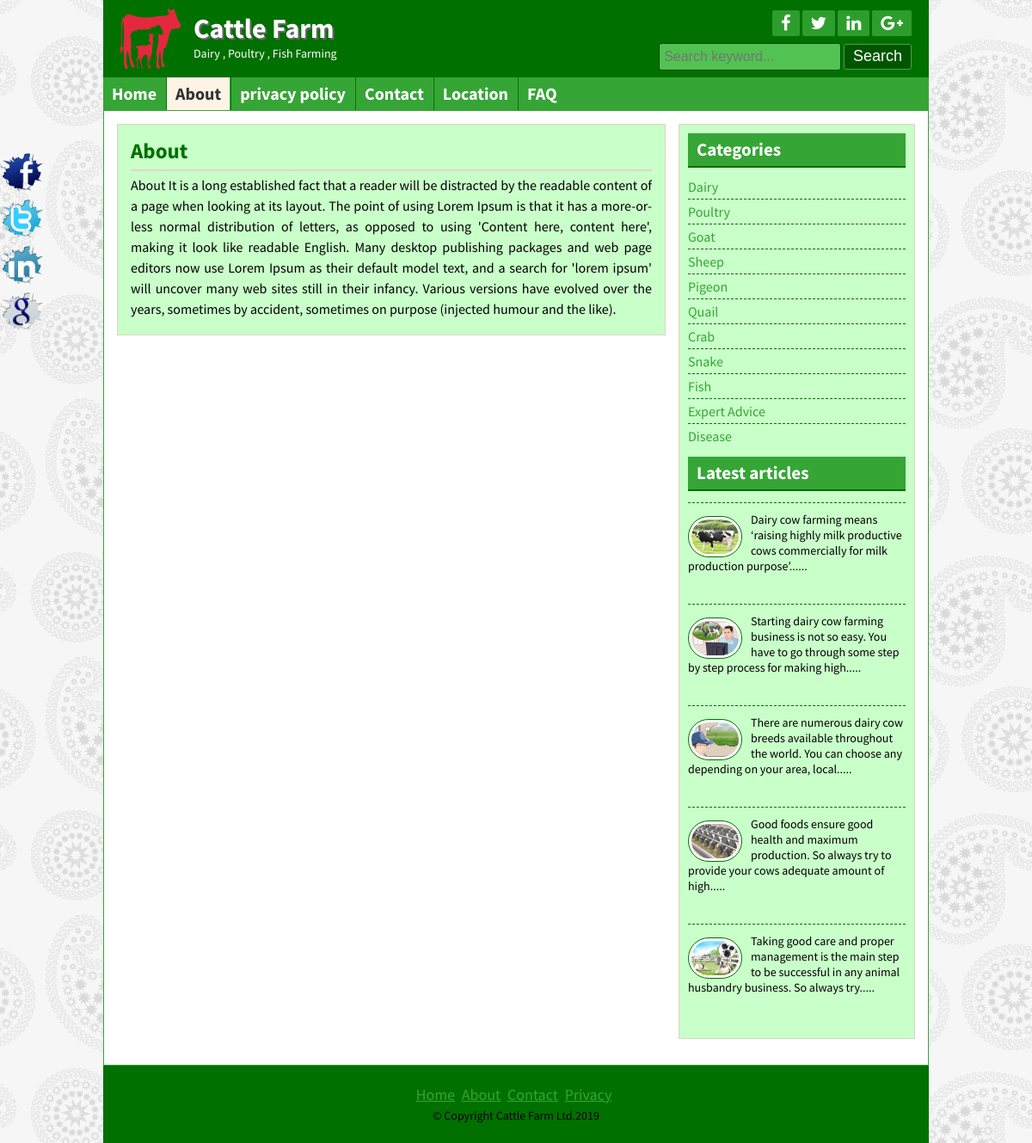
Page /page.php?pageid=1 on the committed database.
### tables this page shows
CREATE TABLE `title_slogan` (
  `id` int(11) NOT NULL,
  `title` varchar(255) NOT NULL,
  `slogan` varchar(255) NOT NULL,
  `logo` varchar(255) NOT NULL
);

CREATE TABLE `tbl_social` (
  `id` int(11) NOT NULL,
  `fb` varchar(255) NOT NULL,
  `tw` varchar(255) NOT NULL,
  `ln` varchar(255) NOT NULL,
  `gp` varchar(255) NOT NULL
);

CREATE TABLE `tbl_page` (
  `id` int(11) NOT NULL,
  `name` varchar(255) NOT NULL,
  `body` text NOT NULL
);

CREATE TABLE `tbl_category` (
  `id` int(11) NOT NULL,
  `name` varchar(50) NOT NULL
);

CREATE TABLE `tbl_post` (
  `id` int(11) NOT NULL,
  `cat` int(11) NOT NULL,
  `title` varchar(255) NOT NULL,
  `body` text NOT NULL,
  `image` varchar(255) NOT NULL,
  `author` varchar(50) NOT NULL,
  `tags` varchar(255) NOT NULL,
  `date` timestamp NOT NULL DEFAULT CURRENT_TIMESTAMP,
  `userid` int(11) NOT NULL
);

CREATE TABLE `tbl_footer` (
  `id` int(11) NOT NULL,
  `note` varchar(255) NOT NULL
);

### lib/Database.php (called while the page is built, shortened)
<?php
Class Database{
	public $host   = DB_HOST;
	public $user   = DB_USER;
	public $pass   = DB_PASS;
	public $dbname = DB_NAME;
	public $link;
	private function connectDB(){
	$this->link = new mysqli($this->host, $this->user, $this->pass, $this->dbname);
 }
	public function select($query){
		$result = $this->link->query($query) or die($this->link->error.__LINE__);
		if($result->num_rows > 0){
			return $result;
		} else {
			return false;
		}
	}
}

### helpers/Format.php (called while the page is built, shortened)
<?php
class Format{
	public function textShorten($text, $limit = 400){
		$text = $text. " ";
		$text = substr($text, 0, $limit);
		$text = substr($text, 0, strrpos($text, ' '));
		$text = $text.".....";
		return $text;
	}
}
?>

### page.php (the view)
<?php include 'inc/header.php'; ?>
<?php
    $pageid = mysqli_real_escape_string($db->link, $_GET['pageid']);
    if(!isset($pageid) || $pageid == NULL) {
		header("Location: 404.php");
    } else {
        $id = $pageid;
    }
 ?>
	<div class="contentsection contemplete clear">
		<div class="maincontent clear">
			<div class="about">
                    <?php
                        $pagequery  = "select * from tbl_page where id='$id'";
                        $pagedetails = $db->select($pagequery);
                        if($pagedetails){
                            while($result = $pagedetails->fetch_assoc()){
                        ?>
				<h2><?php echo $result['name'];?></h2>
					<?php echo $result['body'];?>
	</div>
</div>
<?php } } else { header("Location: 404.php");} ?>
<?php include 'inc/sidebar.php'; ?>
<?php include 'inc/footer.php';  ?>

### inc/header.php (shortened to what this page needs)
<?php include 'lib/Database.php'; ?>
<?php include 'helpers/Format.php'; ?>
<?php
	$db = new Database();
	$fm = new Format();
?>
<!DOCTYPE html>
<html>
<head>
	<?php include 'scripts/css.php'; ?>
</head>
<body>
	<div class="headersection templete clear">
		<a href="#">
			<div class="logo">
	<?php
    	$query = "select * from title_slogan where id='1'";
    	$blog_title = $db->select($query);
    	if($blog_title){
        	while($result = $blog_title->fetch_assoc()){
				?>
				<img src="admin/<?php echo $result['logo'];?>" alt="Logo"/>
				<h2><?php echo $result['title'];?></h2>
				<p><?php echo $result['slogan'];?></p>
			<?php } } ?>
			</div>
		</a>
		<div class="social clear">
			<div class="icon clear">
				<?php
    				$query = "select * from tbl_social where id='1'";
    				$socialmedia = $db->select($query);
    				if($socialmedia){
        				while($result = $socialmedia->fetch_assoc()){
					?>
				<a href="<?php echo $result['fb']; ?>" target="_blank"><i class="fa fa-facebook"></i></a>
				<a href="<?php echo $result['tw']; ?>" target="_blank"><i class="fa fa-twitter"></i></a>
				<a href="<?php echo $result['ln']; ?>" target="_blank"><i class="fa fa-linkedin"></i></a>
				<a href="<?php echo $result['gp']; ?>" target="_blank"><i class="fa fa-google-plus"></i></a>
				<?php } } ?>
			</div>
			<div class="searchbtn clear">
			<form action="search.php" method="GET">
				<input type="text" name="search" placeholder="Search keyword..."/>
				<input type="submit" name="submit" value="Search"/>
			</form>
			</div>
		</div>
	</div>
<div class="navsection templete">
	<?php
		$path = $_SERVER['SCRIPT_FILENAME'];
		$currentpage = basename($path, '.php');
	?>
	<ul>
		<li><a <?php if($currentpage == 'index'){ echo 'id="active"'; }?> href="index.php">Home</a></li>
                                <?php
                                    $query = "select * from tbl_page";
                                    $pages = $db->select($query);
                                    if($pages){
                                        while($result = $pages->fetch_assoc()){
                                    ?>
                                <li><a
                                <?php
                                if(isset($_GET['pageid']) && $_GET['pageid'] == $result['id']){
                                	echo 'id="active"';
                                }
                                ?> href="page.php?pageid=<?php echo $result['id'];?>"><?php echo $result['name'];?></a> </li>
                                <?php } } ?>
		<li><a <?php if($currentpage == 'contact'){ echo 'id="active"'; }?> href="contact.php">Contact</a></li>
		<li><a <?php if($currentpage == 'location'){ echo 'id="active"'; }?> href="location.php">Location</a></li>
		<li><a <?php if($currentpage == 'faq'){ echo 'id="active"'; }?> href="faq.php">FAQ</a></li>
	</ul>
</div>

### inc/sidebar.php
		<div class="sidebar clear">
			<div class="samesidebar clear">
				<h2>Categories</h2>
					<ul>
						<?php
					$query = "select * from tbl_category";
					$category = $db->select($query);
				if($category){
				while ($result = $category->fetch_assoc()){
				?>
						<li><a href="posts.php?category=<?php echo $result['id']; ?>"><?php echo $result['name']; ?></a></li>
						<?php } } else{ ?>
							<li>No Category Created</li>
						<?php } ?>
					</ul>
			</div>
			<div class="samesidebar clear">
				<h2>Latest articles</h2>
					<?php
					$query = "select * from tbl_post limit 5";
					$post = $db->select($query);
				if($post){
				while ($result = $post->fetch_assoc()){
				?>
					<div class="popular clear">
						<h3><a href="post.php?id=<?php echo $result['id']; ?>"><a href="post.php?id=<?php echo $result['title']; ?>"></a></h3>
						<a href="post.php?id=<?php echo $result['id']; ?>">
							<img src="admin/<?php echo $result['image']; ?>" alt="post image"/>
						</a>
						 <?php echo $fm->textShorten($result['body'], 125); ?>
					</div>
		<?php } } else { header("Location: 404.php");} ?>
	</div>
</div>

### inc/footer.php (shortened to what this page needs)
</div>
	<div class="footersection templete clear">
	  <div class="footermenu clear">
		<ul>
			<li><a href="#">Home</a></li>
			<li><a href="#">About</a></li>
			<li><a href="#">Contact</a></li>
			<li><a href="#">Privacy</a></li>
		</ul>
	  </div>
            <?php
                $query = "select * from tbl_footer where id='1'";
                $footernote = $db->select($query);
                if($footernote){
                    while($result = $footernote->fetch_assoc()){
                ?>
	  <p>&copy; <?php echo $result['note']; ?><?php echo date('Y');?></p>
      <?php } } ?>
	</div>
	<div class="fixedicon clear">
				<?php
    				$query = "select * from tbl_social where id='1'";
    				$socialmedia = $db->select($query);
    				if($socialmedia){
        				while($result = $socialmedia->fetch_assoc()){
					?>
		<a href="<?php echo $result['fb']; ?>" target="_blank"><img src="images/fb.png" alt="Facebook"/></a>
		<a href="<?php echo $result['tw']; ?>" target="_blank"><img src="images/tw.png" alt="Twitter"/></a>
		<a href="<?php echo $result['ln']; ?>" target="_blank"><img src="images/in.png" alt="LinkedIn"/></a>
		<a href="<?php echo $result['gp']; ?>" target="_blank"><img src="images/gl.png" alt="GooglePlus"/></a>
		<?php } } ?>
	</div>
</body>
</html>

### style.css (style rules this page uses)
* { margin:0;padding:0;outline:0 }
body { font-family: 'Source Sans Pro', sans-serif;font-size:14px;line-height:18px;color:#000;background:url(images/bg.png)repeat fixed 0 0 #fff; }
.templete { width:960px;margin:0 auto; }
.contemplete { margin: 0 auto; width: 928px; }
.clear { overflow:hidden; }
input[type="text"], input[type="email"] { border: 1px solid #cfc5b6; border-radius: 3px; margin-bottom: 5px; padding: 5px; width: 300px; }
input[type="submit"] { background: #b7801c none repeat scroll 0 0; border: 1px solid #e6af4b; color: #fff; cursor: pointer; font-size: 20px; padding: 1px 10px; }
.headersection { background: #ca932f none repeat scroll 0 0; color: #fff; }
.logo { float: left; width: 580px; }
.logo img { float: left; margin-right: 15px; padding-bottom: 10px; padding-left: 20px; padding-top: 10px; width: 70px; }
.logo h2 { color: #fff; font-size: 32px; margin-bottom: 11px; margin-top: 24px; text-shadow: 2px 2px 0 #666; }
.logo p { color:#fff; }
.social { float: right; margin-right: 20px; margin-top: 12px; text-align: right; width: 360px; }
.icon { float: right; }
.icon a { background: #a56e0a none repeat scroll 0 0; border-radius: 2px; color: #fff; display: block; float: left; font-size: 20px; margin-left: 3px; padding: 5px 10px; }
.searchbtn { float: right; margin-top: 8px; }
.searchbtn input[type="text"] { border: 1px solid #A56E0A; width: 200px; background: #FFE07C; font-size: 16px; height: 20px; }
.searchbtn input[type="submit"] { border: 1px solid #9d6602; border-radius: 3px; font-size: 18px; height: 30px; padding-left: 10px; padding-right: 10px; padding-top: 0; cursor: pointer; }
.navsection { background: none repeat scroll 0 0 #e6af4b; min-height: 38px; }
.navsection ul { margin:0;padding:0;list-style:none; }
.navsection ul li { border-left: 1px solid #fdc662; border-right: 1px solid #c18a26; display: block; float: left; position:relative; }
.navsection ul li:first-child { border-left: 0px solid #fdc662; }
.navsection ul li:last-child { border-right: 0px solid #c18a26; }
.navsection ul li a { color: #fff; display: block; font-size: 20px; font-weight: bold; padding: 10px; text-decoration: none; }
.navsection ul li a:hover, #active { background:#FEF4E5;color:#333; }
.contentsection { background: #ffffff none repeat scroll 0 0; border: 1px solid #ca932f; padding: 15px; }
.maincontent { background: #fef4e5 none repeat scroll 0 0; border: 1px solid #ded4c5; float: left; margin: 0 15px 15px 0; padding: 8px 15px; width: 606px; }
.about { font-size: 16px; line-height: 24px; text-align: justify; }
.about p { font-size: 16px; line-height: 24px; margin-bottom: 10px; text-align: justify; }
.samepost h2, .about h2 { border-bottom: 2px solid #e0d6c7; color: #ac7511; font-size: 25px; margin-bottom: 4px; padding: 10px 10px 10px 0; }
.sidebar { background: #fef4e5 none repeat scroll 0 0; border: 1px solid #ded4c5; float: right; margin-bottom: 15px; margin-top: 0; padding: 10px; width: 253px; }
.samesidebar { margin-bottom: 10px; }
.samesidebar h2 { background: #e6af4b none repeat scroll 0 0; border-bottom: 2px solid #b7801c; color: #333; margin-bottom: 8px; padding: 10px; }
.samesidebar ul { padding:0;margin:0;list-style:none; }
.samesidebar ul li { border-bottom: 1px dashed #e9c05c; font-size: 16px; padding: 5px 8px 5px 0; }
.samesidebar ul li:last-child { border-bottom: 0px dashed #e9c05c; }
.samesidebar ul li a { color: #814a00; text-decoration: none; }
.samesidebar p { margin-bottom: 10px; }
.popular { margin-bottom: 20px; }
.popular h3 { border-bottom: 1px dashed #b7801c; font-size: 20px; font-weight: normal; margin-bottom: 10px; padding-bottom: 5px; }
.popular img { background: #fff none repeat scroll 0 0; border: 1px solid #f6bf5b; border-radius: 30px; float: left; height: 40px; margin-right: 10px; margin-top: 5px; padding: 3px; width: 55px; }
.footersection { height:90px;background:#B7801C;text-align:center }
.footermenu { margin-top: 25px; margin-bottom: 5px; }
.footermenu ul { padding:0;margin:0;list-style:none;text-align:center; }
.footermenu ul li { display:inline-block; }
.footermenu ul li a { color: #E6AF4B; font-size: 18px; margin-right: 5px; }
.fixedicon { left: 0; position: fixed; top: 175px; width: 60px; }
.fixedicon img { width: 50px; }

### rows in the picture
title_slogan: logo (picture), title "Cattle Farm", slogan "Dairy , Poultry , Fish Farming"
tbl_page: name "About", body "About It is a long established fact that a reader will be distracted by the readable content of a page when looking at its layout. The point of using Lorem Ipsum is that it has a more-or-less normal distribution of letters, as opposed to using 'Content here, content here', making it look like readable English. Many desktop publishing packages and web page editors now use Lorem Ipsum as their default model text, and a search for 'lorem ipsum' will uncover many web sites still in their infancy. Various versions have evolved over the years, sometimes by accident, sometimes on purpose (injected humour and the like)."
tbl_page: name "privacy policy"
tbl_category: name "Dairy"
tbl_category: name "Poultry"
tbl_category: name "Goat"
tbl_category: name "Sheep"
tbl_category: name "Pigeon"
tbl_category: name "Quail"
tbl_category: name "Crab"
tbl_category: name "Snake"
tbl_category: name "Fish"
tbl_category: name "Expert Advice"
tbl_category: name "Disease"
tbl_post: image (picture), body "Dairy cow farming means ‘raising highly milk productive cows commercially for milk production purpose’......"
tbl_post: image (picture), body "Starting dairy cow farming business is not so easy. You have to go through some step by step process for making high....."
tbl_post: image (picture), body "There are numerous dairy cow breeds available throughout the world. You can choose any depending on your area, local....."
tbl_post: image (picture), body "Good foods ensure good health and maximum production. So always try to provide your cows adequate amount of high....."
tbl_post: image (picture), body "Taking good care and proper management is the main step to be successful in any animal husbandry business. So always try....."
tbl_footer: note "Copyright Cattle Farm Ltd."
